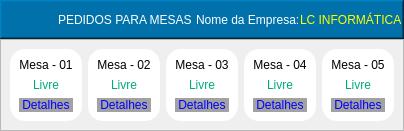
            <widget class="QWidget" name="Mesa">
             <layout class="QGridLayout" name="gridLayout_41">
              <property name="leftMargin">
               <number>0</number>
              </property>
              <property name="topMargin">
               <number>0</number>
              </property>
              <property name="rightMargin">
               <number>0</number>
              </property>
              <property name="bottomMargin">
               <number>0</number>
              </property>
              <property name="spacing">
               <number>0</number>
              </property>
              <item row="0" column="0">
               <widget class="QFrame" name="frame_70">
                <property name="styleSheet">
                 <string notr="true"/>
                </property>
                <property name="frameShape">
                 <enum>QFrame::NoFrame</enum>
                </property>
                <property name="frameShadow">
                 <enum>QFrame::Raised</enum>
                </property>
                <layout class="QVBoxLayout" name="verticalLayout_15">
                 <property name="spacing">
                  <number>0</number>
                 </property>
                 <property name="leftMargin">
                  <number>0</number>
                 </property>
                 <property name="topMargin">
                  <number>0</number>
                 </property>
                 <property name="rightMargin">
                  <number>0</number>
                 </property>
                 <property name="bottomMargin">
                  <number>0</number>
                 </property>
                 <item>
                  <widget class="QFrame" name="frame_71">
                   <property name="maximumSize">
                    <size>
                     <width>16777215</width>
                     <height>50</height>
                    </size>
                   </property>
                   <property name="styleSheet">
                    <string notr="true">background-color: rgb(0, 113, 170);</string>
                   </property>
                   <property name="frameShape">
                    <enum>QFrame::WinPanel</enum>
                   </property>
                   <property name="frameShadow">
                    <enum>QFrame::Raised</enum>
                   </property>
                   <layout class="QHBoxLayout" name="horizontalLayout_18">
                    <property name="spacing">
                     <number>0</number>
                    </property>
                    <property name="leftMargin">
                     <number>0</number>
                    </property>
                    <property name="topMargin">
                     <number>0</number>
                    </property>
                    <property name="rightMargin">
                     <number>0</number>
                    </property>
                    <property name="bottomMargin">
                     <number>0</number>
                    </property>
                    <item>
                     <widget class="QFrame" name="frame_104">
                      <property name="frameShape">
                       <enum>QFrame::NoFrame</enum>
                      </property>
                      <property name="frameShadow">
                       <enum>QFrame::Raised</enum>
                      </property>
                      <layout class="QGridLayout" name="gridLayout_58">
                       <property name="leftMargin">
                        <number>0</number>
                       </property>
                       <property name="topMargin">
                        <number>0</number>
                       </property>
                       <property name="rightMargin">
                        <number>0</number>
                       </property>
                       <property name="bottomMargin">
                        <number>0</number>
                       </property>
                       <property name="verticalSpacing">
                        <number>0</number>
                       </property>
                       <item row="0" column="1">
                        <widget class="QLabel" name="label_50">
                         <property name="styleSheet">
                          <string notr="true">color: rgb(255, 255, 255);
font: 75 14pt &quot;MS Shell Dlg 2&quot;;</string>
                         </property>
                         <property name="frameShape">
                          <enum>QFrame::NoFrame</enum>
                         </property>
                         <property name="text">
                          <string>PEDIDOS PARA MESAS</string>
                         </property>
                        </widget>
                       </item>
                       <item row="0" column="0">
                        <widget class="QPushButton" name="pushButton">
                         <property name="minimumSize">
                          <size>
                           <width>0</width>
                           <height>35</height>
                          </size>
                         </property>
                         <property name="maximumSize">
                          <size>
                           <width>50</width>
                           <height>16777215</height>
                          </size>
                         </property>
                         <property name="styleSheet">
                          <string notr="true">border:none;</string>
                         </property>
                         <property name="text">
                          <string/>
                         </property>
                         <property name="icon">
                          <iconset>
                           <normaloff>img/Garcon.png</normaloff>img/Garcon.png</iconset>
                         </property>
                         <property name="iconSize">
                          <size>
                           <width>45</width>
                           <height>45</height>
                          </size>
                         </property>
                        </widget>
                       </item>
                      </layout>
                     </widget>
                    </item>
                    <item>
                     <widget class="QFrame" name="frame_103">
                      <property name="frameShape">
                       <enum>QFrame::NoFrame</enum>
                      </property>
                      <property name="frameShadow">
                       <enum>QFrame::Raised</enum>
                      </property>
                      <layout class="QHBoxLayout" name="horizontalLayout_19">
                       <property name="spacing">
                        <number>0</number>
                       </property>
                       <property name="leftMargin">
                        <number>0</number>
                       </property>
                       <property name="topMargin">
                        <number>0</number>
                       </property>
                       <property name="rightMargin">
                        <number>0</number>
                       </property>
                       <property name="bottomMargin">
                        <number>0</number>
                       </property>
                       <item>
                        <widget class="QLabel" name="label_90">
                         <property name="maximumSize">
                          <size>
                           <width>175</width>
                           <height>16777215</height>
                          </size>
                         </property>
                         <property name="styleSheet">
                          <string notr="true">color: rgb(255, 255, 255);
font: 75 14pt &quot;MS Shell Dlg 2&quot;;</string>
                         </property>
                         <property name="frameShape">
                          <enum>QFrame::NoFrame</enum>
                         </property>
                         <property name="text">
                          <string>Nome da Empresa:</string>
                         </property>
                        </widget>
                       </item>
                       <item>
                        <widget class="QLabel" name="Lb_Nome_Empresa">
                         <property name="styleSheet">
                          <string notr="true">color: rgb(255, 255, 0);
font: 75 14pt &quot;MS Shell Dlg 2&quot;;</string>
                         </property>
                         <property name="frameShape">
                          <enum>QFrame::NoFrame</enum>
                         </property>
                         <property name="text">
                          <string>LC INFORMÁTICA</string>
                         </property>
                        </widget>
                       </item>
                      </layout>
                     </widget>
                    </item>
                   </layout>
                  </widget>
                 </item>
                 <item>
                  <widget class="QFrame" name="frame_72">
                   <property name="frameShape">
                    <enum>QFrame::StyledPanel</enum>
                   </property>
                   <property name="frameShadow">
                    <enum>QFrame::Raised</enum>
                   </property>
                   <layout class="QGridLayout" name="gridLayout_47">
                    <item row="0" column="0">
                     <widget class="QFrame" name="Frame_Mesa01">
                      <property name="maximumSize">
                       <size>
                        <width>196</width>
                        <height>146</height>
                       </size>
                      </property>
                      <property name="styleSheet">
                       <string notr="true">background-color: rgb(255, 255, 255);
border-radius:15px;</string>
                      </property>
                      <property name="frameShape">
                       <enum>QFrame::WinPanel</enum>
                      </property>
                      <property name="frameShadow">
                       <enum>QFrame::Raised</enum>
                      </property>
                      <layout class="QGridLayout" name="gridLayout_42">
                       <item row="1" column="0">
                        <widget class="QLabel" name="Lb_Status_Mesa01">
                         <property name="styleSheet">
                          <string notr="true">color: rgb(0, 170, 127);

font: 75 14pt &quot;MS Shell Dlg 2&quot;;</string>
                         </property>
                         <property name="text">
                          <string>Livre</string>
                         </property>
                         <property name="alignment">
                          <set>Qt::AlignCenter</set>
                         </property>
                        </widget>
                       </item>
                       <item row="2" column="0">
                        <widget class="QPushButton" name="Bt_Mesa01">
                         <property name="sizePolicy">
                          <sizepolicy hsizetype="Preferred" vsizetype="Preferred">
                           <horstretch>0</horstretch>
                           <verstretch>0</verstretch>
                          </sizepolicy>
                         </property>
                         <property name="maximumSize">
                          <size>
                           <width>85</width>
                           <height>16777215</height>
                          </size>
                         </property>
                         <property name="styleSheet">
                          <string notr="true">background-color: rgb(162, 162, 162);
color: rgb(0, 0, 255);</string>
                         </property>
                         <property name="text">
                          <string>Detalhes</string>
                         </property>
                        </widget>
                       </item>
                       <item row="0" column="0">
                        <widget class="QLabel" name="Lb_Mesa01">
                         <property name="styleSheet">
                          <string notr="true">font: 14pt &quot;MS Shell Dlg 2&quot;;</string>
                         </property>
                         <property name="text">
                          <string>Mesa - 01</string>
                         </property>
                         <property name="alignment">
                          <set>Qt::AlignCenter</set>
                         </property>
                        </widget>
                       </item>
                      </layout>
                     </widget>
                    </item>
                    <item row="0" column="1">
                     <widget class="QFrame" name="Frame_Mesa02">
                      <property name="maximumSize">
                       <size>
                        <width>196</width>
                        <height>146</height>
                       </size>
                      </property>
                      <property name="styleSheet">
                       <string notr="true">background-color: rgb(255, 255, 255);
border-radius:15px;</string>
                      </property>
                      <property name="frameShape">
                       <enum>QFrame::WinPanel</enum>
                      </property>
                      <property name="frameShadow">
                       <enum>QFrame::Raised</enum>
                      </property>
                      <layout class="QGridLayout" name="gridLayout_46">
                       <item row="0" column="0">
                        <widget class="QLabel" name="Lb_Mesa02">
                         <property name="styleSheet">
                          <string notr="true">font: 14pt &quot;MS Shell Dlg 2&quot;;</string>
                         </property>
                         <property name="text">
                          <string>Mesa - 02</string>
                         </property>
                         <property name="alignment">
                          <set>Qt::AlignCenter</set>
                         </property>
                        </widget>
                       </item>
                       <item row="1" column="0">
                        <widget class="QLabel" name="Lb_Status_Mesa02">
                         <property name="styleSheet">
                          <string notr="true">color: rgb(0, 170, 127);

font: 75 14pt &quot;MS Shell Dlg 2&quot;;</string>
                         </property>
                         <property name="text">
                          <string>Livre</string>
                         </property>
                         <property name="alignment">
                          <set>Qt::AlignCenter</set>
                         </property>
                        </widget>
                       </item>
                       <item row="2" column="0">
                        <widget class="QPushButton" name="Bt_Mesa02">
                         <property name="sizePolicy">
                          <sizepolicy hsizetype="Preferred" vsizetype="Preferred">
                           <horstretch>0</horstretch>
                           <verstretch>0</verstretch>
                          </sizepolicy>
                         </property>
                         <property name="maximumSize">
                          <size>
                           <width>85</width>
                           <height>16777215</height>
                          </size>
                         </property>
                         <property name="styleSheet">
                          <string notr="true">background-color: rgb(162, 162, 162);
color: rgb(0, 0, 255);</string>
                         </property>
                         <property name="text">
                          <string>Detalhes</string>
                         </property>
                        </widget>
                       </item>
                      </layout>
                     </widget>
                    </item>
                    <item row="0" column="2">
                     <widget class="QFrame" name="Frame_Mesa03">
                      <property name="maximumSize">
                       <size>
                        <width>196</width>
                        <height>146</height>
                       </size>
                      </property>
                      <property name="styleSheet">
                       <string notr="true">background-color: rgb(255, 255, 255);
border-radius:15px;</string>
                      </property>
                      <property name="frameShape">
                       <enum>QFrame::WinPanel</enum>
                      </property>
                      <property name="frameShadow">
                       <enum>QFrame::Raised</enum>
                      </property>
                      <layout class="QGridLayout" name="gridLayout_45">
                       <item row="0" column="0">
                        <widget class="QLabel" name="Lb_Mesa03">
                         <property name="styleSheet">
                          <string notr="true">font: 14pt &quot;MS Shell Dlg 2&quot;;</string>
                         </property>
                         <property name="text">
                          <string>Mesa - 03</string>
                         </property>
                         <property name="alignment">
                          <set>Qt::AlignCenter</set>
                         </property>
                        </widget>
                       </item>
                       <item row="1" column="0">
                        <widget class="QLabel" name="Lb_Status_Mesa03">
                         <property name="styleSheet">
                          <string notr="true">color: rgb(0, 170, 127);

font: 75 14pt &quot;MS Shell Dlg 2&quot;;</string>
                         </property>
                         <property name="text">
                          <string>Livre</string>
                         </property>
                         <property name="alignment">
                          <set>Qt::AlignCenter</set>
                         </property>
                        </widget>
                       </item>
                       <item row="2" column="0">
                        <widget class="QPushButton" name="Bt_Mesa03">
                         <property name="sizePolicy">
                          <sizepolicy hsizetype="Preferred" vsizetype="Preferred">
                           <horstretch>0</horstretch>
                           <verstretch>0</verstretch>
                          </sizepolicy>
                         </property>
                         <property name="maximumSize">
                          <size>
                           <width>85</width>
                           <height>16777215</height>
                          </size>
                         </property>
                         <property name="styleSheet">
                          <string notr="true">background-color: rgb(162, 162, 162);
color: rgb(0, 0, 255);</string>
                         </property>
                         <property name="text">
                          <string>Detalhes</string>
                         </property>
                        </widget>
                       </item>
                      </layout>
                     </widget>
                    </item>
                    <item row="0" column="3">
                     <widget class="QFrame" name="frame_Mesa_04">
                      <property name="maximumSize">
                       <size>
                        <width>196</width>
                        <height>146</height>
                       </size>
                      </property>
                      <property name="styleSheet">
                       <string notr="true">background-color: rgb(255, 255, 255);
border-radius:15px;</string>
                      </property>
                      <property name="frameShape">
                       <enum>QFrame::WinPanel</enum>
                      </property>
                      <property name="frameShadow">
                       <enum>QFrame::Raised</enum>
                      </property>
                      <layout class="QGridLayout" name="gridLayout_44">
                       <item row="0" column="0">
                        <widget class="QLabel" name="Lb_Mesa04">
                         <property name="styleSheet">
                          <string notr="true">font: 14pt &quot;MS Shell Dlg 2&quot;;</string>
                         </property>
                         <property name="text">
                          <string>Mesa - 04</string>
                         </property>
                         <property name="alignment">
                          <set>Qt::AlignCenter</set>
                         </property>
                        </widget>
                       </item>
                       <item row="1" column="0">
                        <widget class="QLabel" name="Lb_Status_Mesa04">
                         <property name="styleSheet">
                          <string notr="true">color: rgb(0, 170, 127);

font: 75 14pt &quot;MS Shell Dlg 2&quot;;</string>
                         </property>
                         <property name="text">
                          <string>Livre</string>
                         </property>
                         <property name="alignment">
                          <set>Qt::AlignCenter</set>
                         </property>
                        </widget>
                       </item>
                       <item row="2" column="0">
                        <widget class="QPushButton" name="Bt_Mesa04">
                         <property name="sizePolicy">
                          <sizepolicy hsizetype="Preferred" vsizetype="Preferred">
                           <horstretch>0</horstretch>
                           <verstretch>0</verstretch>
                          </sizepolicy>
                         </property>
                         <property name="maximumSize">
                          <size>
                           <width>85</width>
                           <height>16777215</height>
                          </size>
                         </property>
                         <property name="styleSheet">
                          <string notr="true">background-color: rgb(162, 162, 162);
color: rgb(0, 0, 255);</string>
                         </property>
                         <property name="text">
                          <string>Detalhes</string>
                         </property>
                        </widget>
                       </item>
                      </layout>
                     </widget>
                    </item>
                    <item row="0" column="4">
                     <widget class="QFrame" name="frame_Mesa_05">
                      <property name="maximumSize">
                       <size>
                        <width>196</width>
                        <height>146</height>
                       </size>
                      </property>
                      <property name="styleSheet">
                       <string notr="true">background-color: rgb(255, 255, 255);
border-radius:15px;</string>
                      </property>
                      <property name="frameShape">
                       <enum>QFrame::WinPanel</enum>
                      </property>
                      <property name="frameShadow">
                       <enum>QFrame::Raised</enum>
                      </property>
                      <layout class="QGridLayout" name="gridLayout_43">
                       <item row="0" column="0">
                        <widget class="QLabel" name="Lb_Mesa05">
                         <property name="styleSheet">
                          <string notr="true">font: 14pt &quot;MS Shell Dlg 2&quot;;</string>
                         </property>
                         <property name="text">
                          <string>Mesa - 05</string>
                         </property>
                         <property name="alignment">
                          <set>Qt::AlignCenter</set>
                         </property>
                        </widget>
                       </item>
                       <item row="1" column="0">
                        <widget class="QLabel" name="Lb_Status_Mesa05">
                         <property name="styleSheet">
                          <string notr="true">color: rgb(0, 170, 127);

font: 75 14pt &quot;MS Shell Dlg 2&quot;;</string>
                         </property>
                         <property name="text">
                          <string>Livre</string>
                         </property>
                         <property name="alignment">
                          <set>Qt::AlignCenter</set>
                         </property>
                        </widget>
                       </item>
                       <item row="2" column="0">
                        <widget class="QPushButton" name="Bt_Mesa05">
                         <property name="sizePolicy">
                          <sizepolicy hsizetype="Preferred" vsizetype="Preferred">
                           <horstretch>0</horstretch>
                           <verstretch>0</verstretch>
                          </sizepolicy>
                         </property>
                         <property name="maximumSize">
                          <size>
                           <width>85</width>
                           <height>16777215</height>
                          </size>
                         </property>
                         <property name="styleSheet">
                          <string notr="true">background-color: rgb(162, 162, 162);
color: rgb(0, 0, 255);</string>
                         </property>
                         <property name="text">
                          <string>Detalhes</string>
                         </property>
                        </widget>
                       </item>
                      </layout>
                     </widget>
                    </item>
                   </layout>
                  </widget>
                 </item>
                </layout>
               </widget>
              </item>
             </layout>
            </widget>
